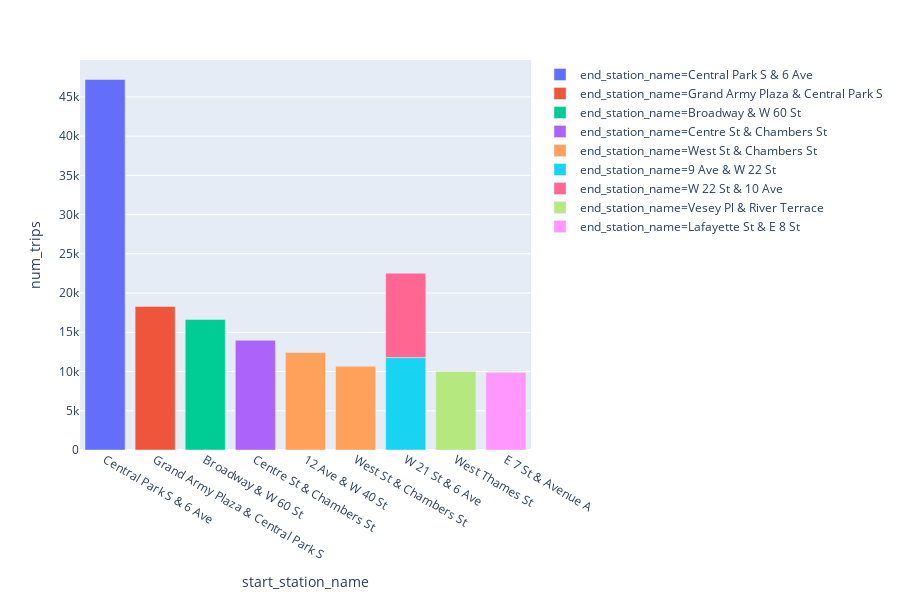

Notebook source saved alongside this figure:
### Code cell
#Using Plotly to draw a bar chart
fig = px.bar(popular_trips_df, x='start_station_name', y='num_trips',
             hover_data=['start_station_name', 'num_trips','end_station_name'], color='end_station_name',
             labels={'pop':'population of Canada'}, height=600)
fig.show()

### Figure 1 — Plotly figure (JSON) as saved in the notebook; plotly's stock layout.template omitted (floating-point values rounded to 4 significant figures)
{"data": [{"alignmentgroup": "True", "customdata": [["Central Park S & 6 Ave", 47215, "Central Park S & 6 Ave"]], "hoverlabel": {"namelength": 0}, "hovertemplate": "end_station_name=%{customdata[2]}<br>start_station_name=%{customdata[0]}<br>num_trips=%{customdata[1]}", "legendgroup": "end_station_name=Central Park S & 6 Ave", "marker": {"color": "#636efa"}, "name": "end_station_name=Central Park S & 6 Ave", "offsetgroup": "end_station_name=Central Park S & 6 Ave", "orientation": "v", "showlegend": true, "textposition": "auto", "type": "bar", "x": ["Central Park S & 6 Ave"], "xaxis": "x", "y": [47215], "yaxis": "y"}, {"alignmentgroup": "True", "customdata": [["Grand Army Plaza & Central Park S", 18292, "Grand Army Plaza & Central Park S"]], "hoverlabel": {"namelength": 0}, "hovertemplate": "end_station_name=%{customdata[2]}<br>start_station_name=%{customdata[0]}<br>num_trips=%{customdata[1]}", "legendgroup": "end_station_name=Grand Army Plaza & Central Park S", "marker": {"color": "#EF553B"}, "name": "end_station_name=Grand Army Plaza & Central Park S", "offsetgroup": "end_station_name=Grand Army Plaza & Central Park S", "orientation": "v", "showlegend": true, "textposition": "auto", "type": "bar", "x": ["Grand Army Plaza & Central Park S"], "xaxis": "x", "y": [18292], "yaxis": "y"}, {"alignmentgroup": "True", "customdata": [["Broadway & W 60 St", 16626, "Broadway & W 60 St"]], "hoverlabel": {"namelength": 0}, "hovertemplate": "end_station_name=%{customdata[2]}<br>start_station_name=%{customdata[0]}<br>num_trips=%{customdata[1]}", "legendgroup": "end_station_name=Broadway & W 60 St", "marker": {"color": "#00cc96"}, "name": "end_station_name=Broadway & W 60 St", "offsetgroup": "end_station_name=Broadway & W 60 St", "orientation": "v", "showlegend": true, "textposition": "auto", "type": "bar", "x": ["Broadway & W 60 St"], "xaxis": "x", "y": [16626], "yaxis": "y"}, {"alignmentgroup": "True", "customdata": [["Centre St & Chambers St", 13979, "Centre St & Chambers St"]], "hoverlabel": {"namelength": 0}, "hovertemplate": "end_station_name=%{customdata[2]}<br>start_station_name=%{customdata[0]}<br>num_trips=%{customdata[1]}", "legendgroup": "end_station_name=Centre St & Chambers St", "marker": {"color": "#ab63fa"}, "name": "end_station_name=Centre St & Chambers St", "offsetgroup": "end_station_name=Centre St & Chambers St", "orientation": "v", "showlegend": true, "textposition": "auto", "type": "bar", "x": ["Centre St & Chambers St"], "xaxis": "x", "y": [13979], "yaxis": "y"}, {"alignmentgroup": "True", "customdata": [["12 Ave & W 40 St", 12417, "West St & Chambers St"], ["West St & Chambers St", 10672, "West St & Chambers St"]], "hoverlabel": {"namelength": 0}, "hovertemplate": "end_station_name=%{customdata[2]}<br>start_station_name=%{customdata[0]}<br>num_trips=%{customdata[1]}", "legendgroup": "end_station_name=West St & Chambers St", "marker": {"color": "#FFA15A"}, "name": "end_station_name=West St & Chambers St", "offsetgroup": "end_station_name=West St & Chambers St", "orientation": "v", "showlegend": true, "textposition": "auto", "type": "bar", "x": ["12 Ave & W 40 St", "West St & Chambers St"], "xaxis": "x", "y": [12417, 10672], "yaxis": "y"}, {"alignmentgroup": "True", "customdata": [["W 21 St & 6 Ave", 11778, "9 Ave & W 22 St"]], "hoverlabel": {"namelength": 0}, "hovertemplate": "end_station_name=%{customdata[2]}<br>start_station_name=%{customdata[0]}<br>num_trips=%{customdata[1]}", "legendgroup": "end_station_name=9 Ave & W 22 St", "marker": {"color": "#19d3f3"}, "name": "end_station_name=9 Ave & W 22 St", "offsetgroup": "end_station_name=9 Ave & W 22 St", "orientation": "v", "showlegend": true, "textposition": "auto", "type": "bar", "x": ["W 21 St & 6 Ave"], "xaxis": "x", "y": [11778], "yaxis": "y"}, {"alignmentgroup": "True", "customdata": [["W 21 St & 6 Ave", 10751, "W 22 St & 10 Ave"]], "hoverlabel": {"namelength": 0}, "hovertemplate": "end_station_name=%{customdata[2]}<br>start_station_name=%{customdata[0]}<br>num_trips=%{customdata[1]}", "legendgroup": "end_station_name=W 22 St & 10 Ave", "marker": {"color": "#FF6692"}, "name": "end_station_name=W 22 St & 10 Ave", "offsetgroup": "end_station_name=W 22 St & 10 Ave", "orientation": "v", "showlegend": true, "textposition": "auto", "type": "bar", "x": ["W 21 St & 6 Ave"], "xaxis": "x", "y": [10751], "yaxis": "y"}, {"alignmentgroup": "True", "customdata": [["West Thames St", 10002, "Vesey Pl & River Terrace"]], "hoverlabel": {"namelength": 0}, "hovertemplate": "end_station_name=%{customdata[2]}<br>start_station_name=%{customdata[0]}<br>num_trips=%{customdata[1]}", "legendgroup": "end_station_name=Vesey Pl & River Terrace", "marker": {"color": "#B6E880"}, "name": "end_station_name=Vesey Pl & River Terrace", "offsetgroup": "end_station_name=Vesey Pl & River Terrace", "orientation": "v", "showlegend": true, "textposition": "auto", "type": "bar", "x": ["West Thames St"], "xaxis": "x", "y": [10002], "yaxis": "y"}, {"alignmentgroup": "True", "customdata": [["E 7 St & Avenue A", 9888, "Lafayette St & E 8 St"]], "hoverlabel": {"namelength": 0}, "hovertemplate": "end_station_name=%{customdata[2]}<br>start_station_name=%{customdata[0]}<br>num_trips=%{customdata[1]}", "legendgroup": "end_station_name=Lafayette St & E 8 St", "marker": {"color": "#FF97FF"}, "name": "end_station_name=Lafayette St & E 8 St", "offsetgroup": "end_station_name=Lafayette St & E 8 St", "orientation": "v", "showlegend": true, "textposition": "auto", "type": "bar", "x": ["E 7 St & Avenue A"], "xaxis": "x", "y": [9888], "yaxis": "y"}], "layout": {"barmode": "relative", "height": 600, "legend": {"tracegroupgap": 0}, "margin": {"t": 60}, "xaxis": {"anchor": "y", "domain": [0, 1], "title": {"text": "start_station_name"}}, "yaxis": {"anchor": "x", "domain": [0, 1], "title": {"text": "num_trips"}}}}
